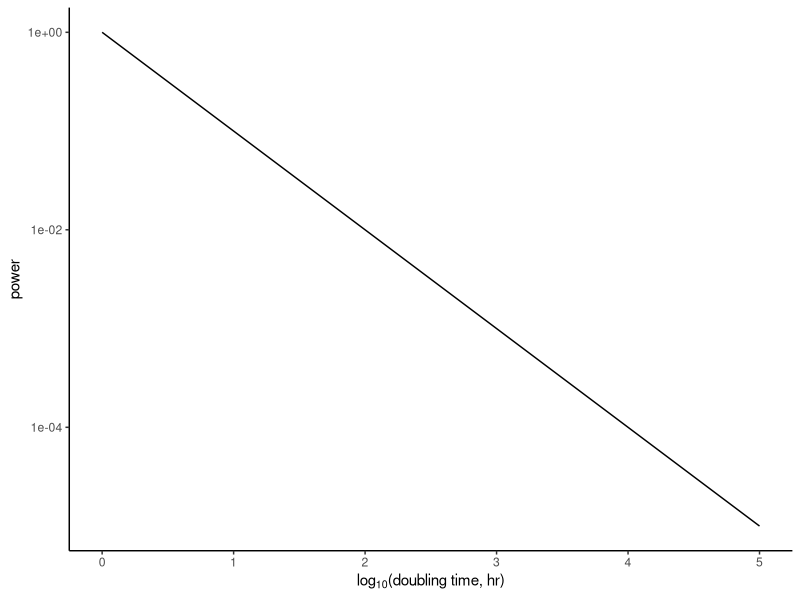

Here is the R script that generated this plot:
## ---- chunk 1
library(tidyverse)
theme_set(theme_classic())
## ---- chunk 2
log.td <- seq(0, 5, length.out = 1000)
td <- 10^log.td
power <- 1/td
d <- tibble(log.td, td, power)

p <- ggplot(d, aes(x=log.td, y=power)) + 
  geom_line() +
  scale_y_log10() +
  xlab(expression(paste(log[10], "(doubling time, hr)")))
print(p)
